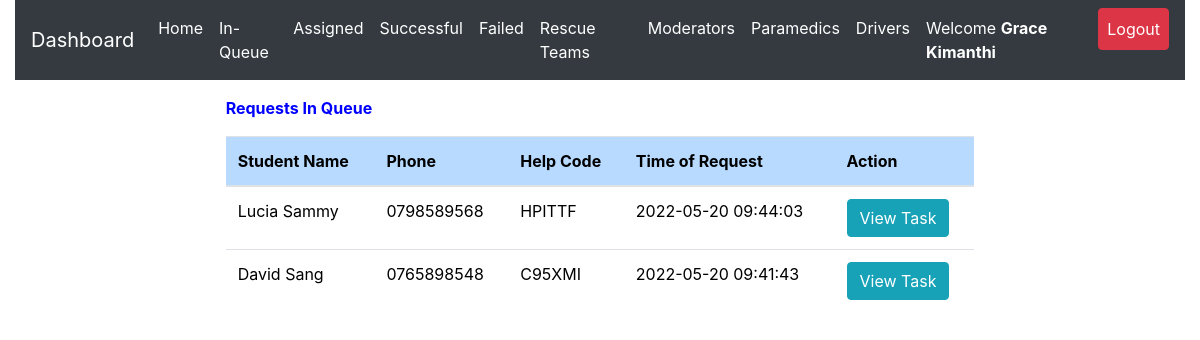
Page /admin/inqueue.php (signed in) on the committed database.
### tables this page shows
CREATE TABLE `request_status` (
  `id` int(20) NOT NULL,
  `helpID` varchar(50) NOT NULL,
  `ip_address` varchar(100) NOT NULL,
  `request_latitude` varchar(50) NOT NULL,
  `request_longitude` varchar(50) NOT NULL,
  `status` varchar(50) DEFAULT 'Pending',
  `emergency_type` varchar(50) NOT NULL,
  `emergency_description` varchar(255) DEFAULT 'No Description',
  `admNo` varchar(255) NOT NULL,
  `timestamp` datetime NOT NULL DEFAULT CURRENT_TIMESTAMP
);

CREATE TABLE `student_details` (
  `id` int(20) NOT NULL,
  `regNum` varchar(255) NOT NULL,
  `firstname` varchar(255) NOT NULL,
  `lastname` varchar(255) NOT NULL,
  `emailaddress` varchar(255) NOT NULL,
  `phonenumber` varchar(15) NOT NULL,
  `password` varchar(255) NOT NULL,
  `password_reset_token` varchar(500) DEFAULT NULL,
  `date` datetime NOT NULL DEFAULT CURRENT_TIMESTAMP
);

### admin/inqueue.php (the view, shortened to what this page needs)
<?php
include 'server.php';
$admin_id = $_SESSION['admin_id'];
$admin_fname = $_SESSION['admin_firstname'];
$admin_lname = $_SESSION['admin_lastname'];
$admin_name = $admin_fname. " ".$admin_lname;
?>
<!DOCTYPE html>
<html lang="en">
<head>
<?php include './includes/header.php'; ?>
</head>
  <body>
    <?php include './includes/navbar.php'; ?>
  <div class="row m-3">
<div class="col-md-2"></div>
    <div class="col-md-8">
<div class="table-responsive-lg">
    <table class="table" style='color:black'>
        <thead>
          <p  style='color:blue; font-weight:bold'>
          Requests In Queue
</p>
            <tr >
              <th scope="col" class="table-primary">Student Name</th>
              <th scope="col" class="table-primary">Phone</th>
              <th scope="col" class="table-primary">Help Code</th>
              <th scope="col" class="table-primary">Time of Request</th>
              <th scope="col" class="table-primary">Action</th>
            </tr>
          </thead>
          <tbody>
    <?php
    if($admin_id){
        $data_fetch_query = "SELECT request_status.id, request_status.helpID,request_status.status,request_status.emergency_description,
        request_status.admNo,request_status.timestamp,student_details.regNum,student_details.regNum,
        student_details.firstname,student_details.lastname,student_details.phonenumber
        FROM request_status
        INNER JOIN student_details ON request_status.admNo = student_details.regNum  WHERE request_status.status ='Pending' order by request_status.timestamp DESC;";
        $data_result = mysqli_query($db, $data_fetch_query);
        if ($data_result->num_rows > 0){
            while($row = $data_result->fetch_assoc()) {
            $help_code=$row["helpID"];
            $request_status=$row["status"];
            $name=$row["firstname"] ." ".$row["lastname"];
            $phone=$row["phonenumber"];
            $description=$row["emergency_description"];
        echo "<tr style='font-weight:normal'> <td>" .$row["firstname"]." ".$row["lastname"]. "</td>";
        echo "<td>" .$row["phonenumber"]."</td>";
        echo "<td>" .$row["helpID"]."</td>";
        echo "<td>" .$row["timestamp"]."</td>";
        echo "<td>
        <form method ='POST' action='server.php'>
        <input  type='text' hidden name='help_code' value='$help_code'>
        <input type='submit' data-description ='$description' data-adminname='$admin_name' data-adminid='$admin_id' data-helpcode='$help_code' data-name='$name' data-phone='$phone' data-status='$request_status' value='View Task' id='view_task_button' class='btn btn-info taskViewButton'>
        </form>
        </td> </tr>";
        }
        }else{
        echo "<td>"."No Requests Found"."</td>";
        }
        } else{
            echo "<td>"."No Data Found"."</td>";
        }
?>
          </tbody>
    </table>
  </div>
  </div>
  <div class="col-md-2"></div>
</div>
  </body>
</html>

### rows in the picture
request_status: admNo.firstname "Lucia", admNo.lastname "Sammy", admNo.phonenumber "0798589568", helpID "HPITTF", timestamp "2022-05-20 09:44:03"
request_status: admNo.firstname "David", admNo.lastname "Sang", admNo.phonenumber "0765898548", helpID "C95XMI", timestamp "2022-05-20 09:41:43"

### other values in the picture
$_SESSION['admin_firstname'] "Grace"
$_SESSION['admin_lastname'] "Kimanthi"
